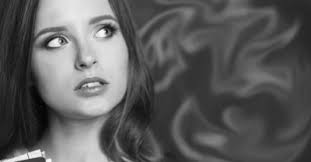
#> input picture gray.image.jpg, 311 x 162 px
$ python main2.py
#> lines starting #> are read from the running program, lines starting #| are printed output that depends on the picture; after the words box and inside, x2 and y2 are one past the last pixel; in counts of white or black regions, pixels touching at a corner belong together
import cv2

# read the image file
img = cv2.imread('gray.image.jpg', 2)
#> img is the input picture: shape (162, 311); min 0, max 255, mean 92

ret, bw_img = cv2.threshold(img, 127, 255, cv2.THRESH_BINARY)
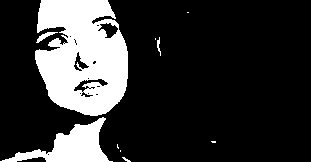
#> bw_img: shape (162, 311); 20.2% white; 10 white regions (6 under 20 px), largest, box (x1, y1, x2, y2) and area: (35, 0, 128, 116) 7981, (0, 117, 113, 162) 2036, (36, 32, 58, 43) 81, (157, 37, 161, 56) 35

# converting to its binary form
bw = cv2.threshold(img, 127, 255, cv2.THRESH_BINARY)

cv2.imshow("Binary", bw_img)
cv2.waitKey(0)
cv2.destroyAllWindows()
